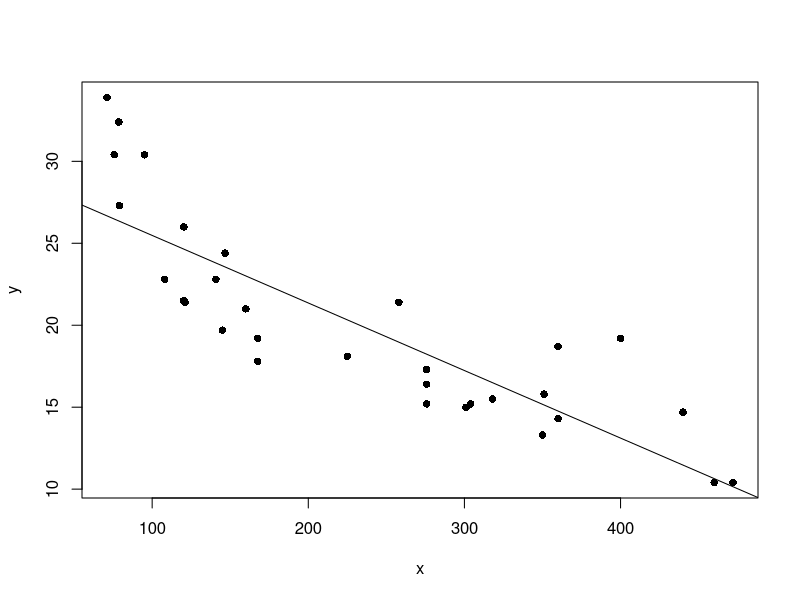
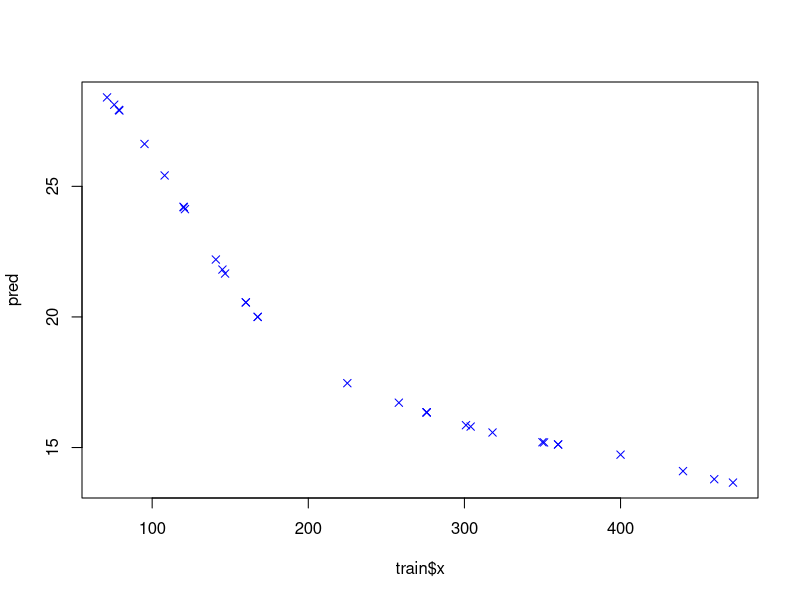
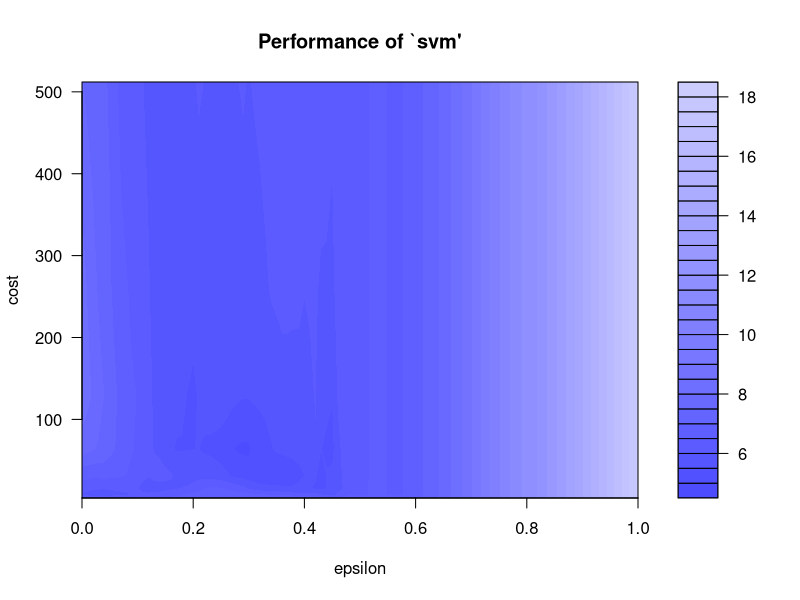
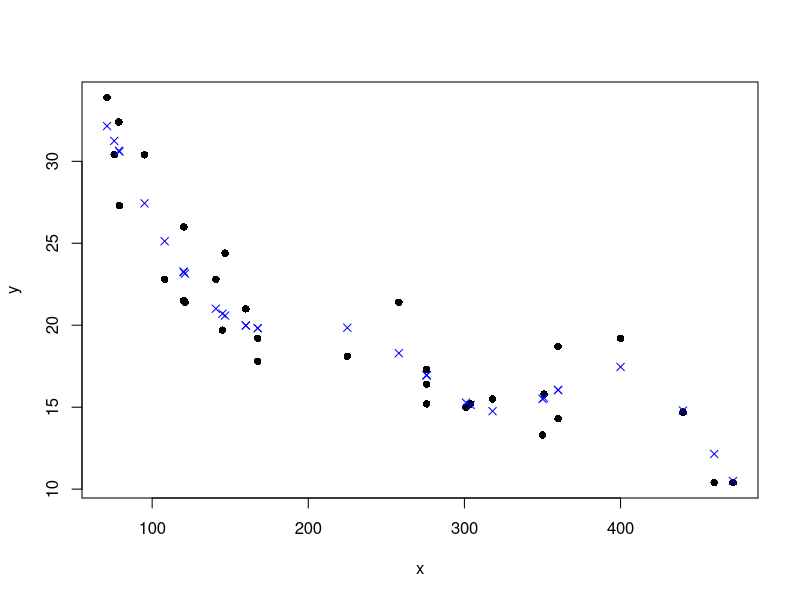

Generate these figures, in order, with R:
## ---- chunk 1
knitr::opts_chunk$set(echo = TRUE)
x=c(mtcars$disp)
y=c(mtcars$mpg)

#Create a data frame of the data
train=data.frame(x,y)
## ---- chunk 2
#Plot the dataset
plot(train,pch=16)

#Linear regression
model <- lm(y ~ x, train)

#Plot the model using abline
abline(model)


## ---- chunk 3
#SVM
 
library(e1071)
 
#Fit a model. The function syntax is very similar to lm function
 
model_svm <- svm(y ~ x , train)
 
#Use the predictions on the data
 
pred <- predict(model_svm, train)
 
 
#Plot the predictions and the plot to see our model fit
 
plot(train$x, pred, col = "blue", pch=4)
## ---- chunk 4
#Linear model has a residuals part which we can extract and directly calculate rmse
 
error <- model$residuals
 
lm_error <- sqrt(mean(error^2)) # 3.148207
 
#For svm, we have to manually calculate the difference between actual values (train$y) with our predictions (pred)
 
error_2 <- train$y - pred
 
svm_error <- sqrt(mean(error_2^2));# 2.492286
## ---- chunk 5
svm_tune <- tune(svm, y ~ x, data = train,
 ranges = list(epsilon = seq(0,1,0.01), cost = 2^(2:9))
)
print(svm_tune)
 
#Printing gives the output:
#Parameter tuning of 'svm':
# - sampling method: 10-fold cross validation 
 
#- best parameters:
# epsilon cost
#0.09 256
 
#- best performance: 2.569451
#This best performance denotes the MSE. The corresponding RMSE is 1.602951 which is square root of MSE
## ---- chunk 6
#The best model
best_mod <- svm_tune$best.model
best_mod_pred <- predict(best_mod, train) 
 
error_best_mod <- train$y - best_mod_pred 
 
# this value can be different on your computer
# because the tune method randomly shuffles the data
best_mod_RMSE <- sqrt(mean(error_best_mod^2)) # 1.290738

plot(svm_tune)

plot(train,pch=16)
points(train$x, best_mod_pred, col = "blue", pch=4)


